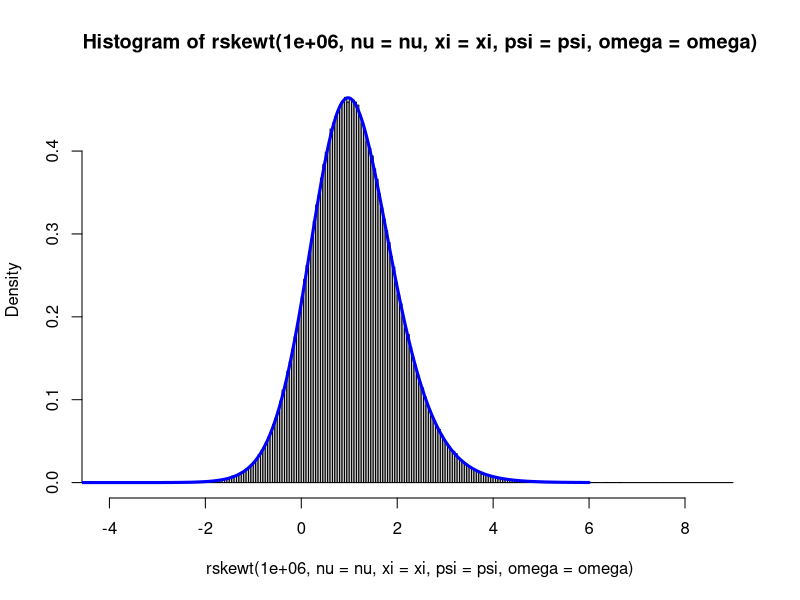

Generate this figure with R:
library(truncnorm)

dskew= function(x, nu, loc, scale, alpha, log=F) {
  z = (x - loc) / scale
  u = alpha * z * sqrt((nu + 1) / (nu + z*z))
  kernel = dt(z, nu, log=T) + pt(u, nu + 1, log=T)
  out = kernel + log(2) - log(scale)
  if (log==TRUE) return(out) else return(exp(out))
}

rskewt = function(n, nu, xi, psi, omega) {
  w = rgamma(n, nu/2, nu/2)
  z = rtruncnorm(n, 0, Inf, 0, sqrt(1/w))
  xi + psi * z + rnorm(n) * sqrt(omega/w)
}

# Reparameterized parameters.
nu=runif(1, 3, 30)
xi=rnorm(1, 0, 2)
psi=rnorm(1, -1, 2)
omega=rgamma(1, 3, 3)

# Transform parameters.
alpha = psi/sqrt(omega)
sigma = sqrt(omega + psi^2)
xx = seq(-15, 6, len=1000)

hist(rskewt(1e6, nu=nu, xi=xi, psi=psi, omega=omega), breaks=300, freq=F)
lines(xx, dskew(xx, nu, xi, sigma, alpha), lwd=3, col='blue')

cat('nu:', nu, 'xi:', xi, 'psi:', psi, 'omega:', omega,
    'alpha:', alpha, 'sigma:', sigma, '\n')
